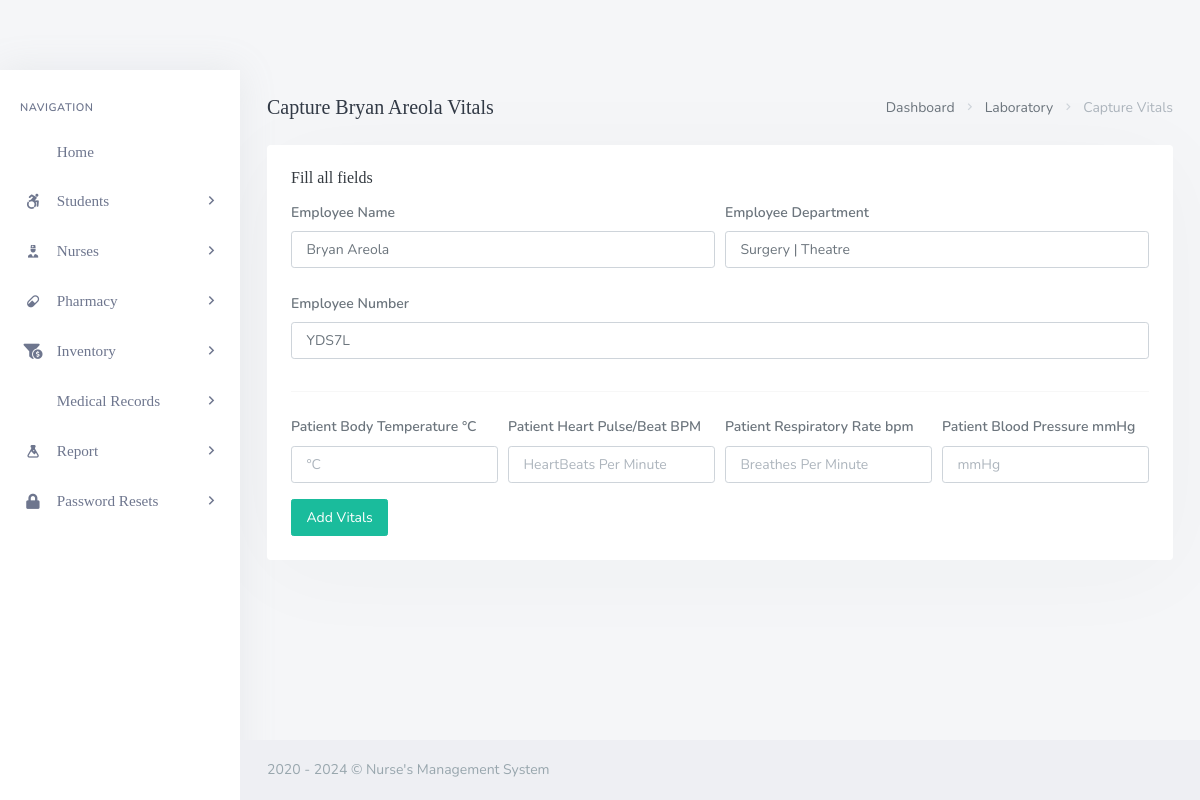
Page /backend/admin/his_admin_add_single_employee_vitals.php?doc_number=YDS7L on the earlier database version.
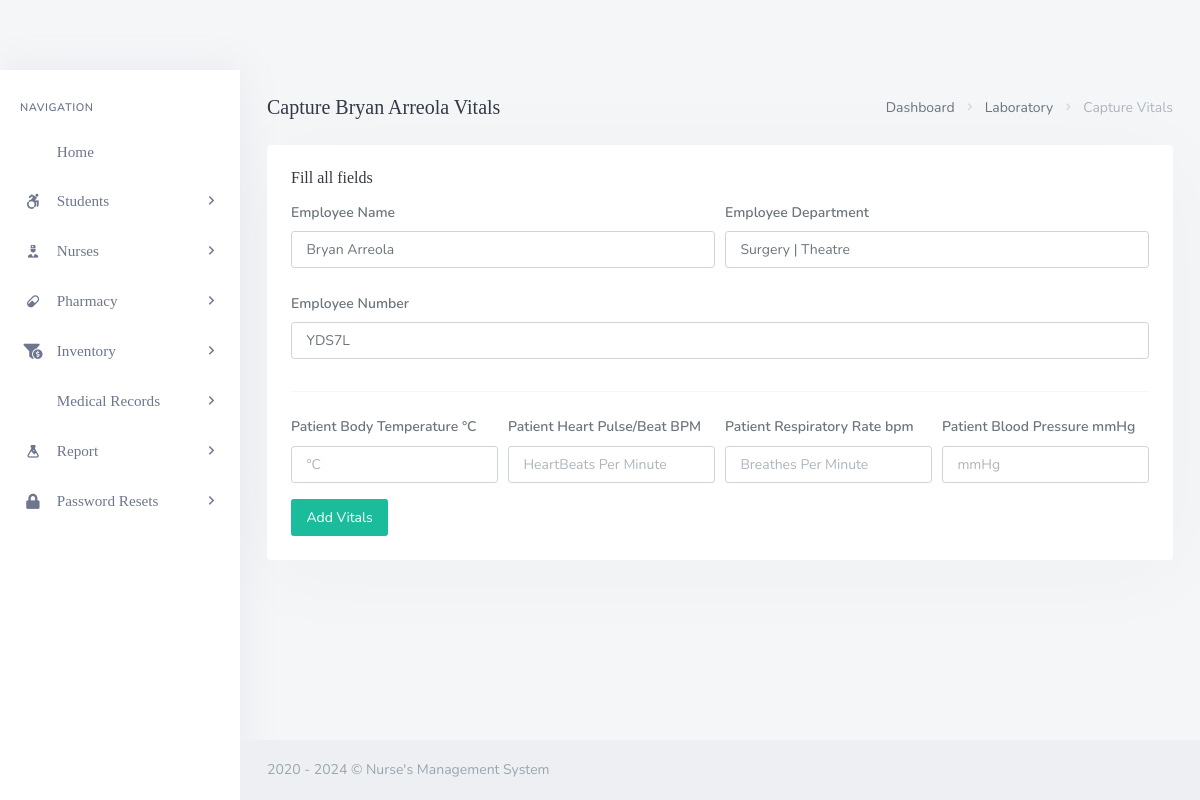
Same page on the later database version.
### tables this page shows
CREATE TABLE `his_docs` (
  `doc_id` int(20) NOT NULL,
  `doc_fname` varchar(200) DEFAULT NULL,
  `doc_lname` varchar(200) DEFAULT NULL,
  `doc_email` varchar(200) DEFAULT NULL,
  `doc_pwd` varchar(200) DEFAULT NULL,
  `doc_dept` varchar(200) DEFAULT NULL,
  `doc_number` varchar(200) DEFAULT NULL,
  `doc_dpic` varchar(200) DEFAULT NULL
);

### backend/admin/his_admin_add_single_employee_vitals.php (the view, shortened to what the changed rows need)
<?php
	include('assets/inc/config.php');
?>
<!DOCTYPE html>
<html lang="en">
    <?php include('assets/inc/head.php');?>
    <body>
        <div id="wrapper">
            <?php include("assets/inc/sidebar.php");?>
            <?php
                $doc_number = $_GET['doc_number'];
                $ret = "SELECT  * FROM his_docs WHERE doc_number=?";
                $stmt= $mysqli->prepare($ret) ;
                $stmt->bind_param('s',$doc_number);
                $stmt->execute() ;
                $res=$stmt->get_result();
                while($row=$res->fetch_object())
                {
            ?>
                <div class="content-page">
                    <div class="content">
                        <div class="container-fluid">
                            <div class="row">
                                <div class="col-12">
                                    <div class="page-title-box">
                                        <div class="page-title-right">
                                            <ol class="breadcrumb m-0">
                                                <li class="breadcrumb-item"><a href="his_admin_dashboard.php">Dashboard</a></li>
                                                <li class="breadcrumb-item"><a href="javascript: void(0);">Laboratory</a></li>
                                                <li class="breadcrumb-item active">Capture Vitals</li>
                                            </ol>
                                        </div>
                                        <h4 class="page-title">Capture <?php echo $row->doc_fname;?> <?php echo $row->doc_lname;?> Vitals</h4>
                                    </div>
                                </div>
                            </div>
                            <div class="row">
                                <div class="col-12">
                                    <div class="card">
                                        <div class="card-body">
                                            <h4 class="header-title">Fill all fields</h4>
                                            <form method="post">
                                                <div class="form-row">
                                                    <div class="form-group col-md-6">
                                                        <label for="inputEmail4" class="col-form-label">Employee  Name</label>
                                                        <input type="text" required="required" readonly name="" value="<?php echo $row->doc_fname;?> <?php echo $row->doc_lname;?>" class="form-control" id="inputEmail4" placeholder="Patient's First Name">
                                                    </div>
                                                    <div class="form-group col-md-6">
                                                        <label for="inputPassword4" class="col-form-label">Employee Department</label>
                                                        <input required="required" type="text" readonly name="" value="<?php echo $row->doc_dept;?>" class="form-control"  id="inputPassword4" placeholder="Patient`s Last Name">
                                                    </div>
                                                </div>
                                                <div class="form-row">
                                                    <div class="form-group col-md-12">
                                                        <label for="inputEmail4" class="col-form-label">Employee Number</label>
                                                        <input type="text" required="required" readonly name="vit_pat_number" value="<?php echo $row->doc_number;?>" class="form-control" id="inputEmail4" placeholder="DD/MM/YYYY">
                                                    </div>
                                                </div>
                                                <hr>
                                                <div class="form-row">
                                                    <div class="form-group col-md-3">
                                                        <label for="inputEmail4" class="col-form-label">Patient Body Temperature °C</label>
                                                        <input type="text" required="required"  name="vit_bodytemp"class="form-control" id="inputEmail4" placeholder="°C">
                                                    </div>
                                                    <div class="form-group col-md-3">
                                                        <label for="inputPassword4" class="col-form-label">Patient Heart Pulse/Beat BPM</label>
                                                        <input required="required" type="text"  name="vit_heartpulse"  class="form-control"  id="inputPassword4" placeholder="HeartBeats Per Minute ">
                                                    </div>
                                                    <div class="form-group col-md-3">
                                                        <label for="inputPassword4" class="col-form-label">Patient Respiratory Rate bpm</label>
                                                        <input required="required" type="text"  name="vit_resprate"  class="form-control"  id="inputPassword4" placeholder="Breathes Per Minute">
                                                    </div>
                                                    <div class="form-group col-md-3">
                                                        <label for="inputPassword4" class="col-form-label">Patient Blood Pressure mmHg</label>
                                                        <input required="required" type="text"  name="vit_bloodpress"  class="form-control"  id="inputPassword4" placeholder="mmHg">
                                                    </div>
                                                </div>
                                                <button type="submit" name="add_emp_vitals" class="ladda-button btn btn-success" data-style="expand-right">Add Vitals</button>
                                            </form>
                                        </div>
                                    </div>
                                </div>
                            </div>
                        </div>
                    </div>
                    <?php include('assets/inc/footer.php');?>
                </div>
            <?php }?>
        </div>
    </body>
</html>

### backend/admin/assets/inc/footer.php
<footer class="footer">
    <div class="container-fluid">
        <div class="row">
            <div class="col-md-12">
                2020 - <?php echo date('Y'); ?> &copy; Nurse's Management System</a>
            </div>
        </div>
    </div>
</footer>

Differences in the rows shown:
changed his_docs "Bryan": doc_lname "Areola" → "Arreola"; doc_fname+doc_lname "Bryan Areola" → "Bryan Arreola"
